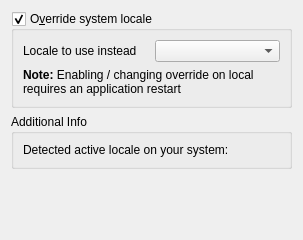
             <widget class="QWidget" name="mOptionsScrollAreaContents_09">
              <property name="geometry">
               <rect>
                <x>0</x>
                <y>0</y>
                <width>303</width>
                <height>240</height>
               </rect>
              </property>
              <layout class="QVBoxLayout" name="verticalLayout_32">
               <item>
                <widget class="QGroupBox" name="grpLocale">
                 <property name="title">
                  <string>O&amp;verride system locale</string>
                 </property>
                 <property name="checkable">
                  <bool>true</bool>
                 </property>
                 <layout class="QGridLayout" name="_12">
                  <item row="0" column="0">
                   <widget class="QLabel" name="label_5">
                    <property name="text">
                     <string>Locale to use instead</string>
                    </property>
                   </widget>
                  </item>
                  <item row="0" column="1">
                   <widget class="QComboBox" name="cboLocale"/>
                  </item>
                  <item row="1" column="0" colspan="2">
                   <widget class="QLabel" name="label_7">
                    <property name="text">
                     <string>&lt;b&gt;Note:&lt;/b&gt; Enabling / changing override on local requires an application restart</string>
                    </property>
                    <property name="wordWrap">
                     <bool>true</bool>
                    </property>
                   </widget>
                  </item>
                 </layout>
                </widget>
               </item>
               <item>
                <widget class="QGroupBox" name="groupBox_12">
                 <property name="title">
                  <string>Additional Info</string>
                 </property>
                 <layout class="QGridLayout" name="_13">
                  <item row="0" column="0">
                   <widget class="QLabel" name="lblSystemLocale">
                    <property name="text">
                     <string>Detected active locale on your system:</string>
                    </property>
                   </widget>
                  </item>
                 </layout>
                </widget>
               </item>
               <item>
                <spacer name="verticalSpacer_2">
                 <property name="orientation">
                  <enum>Qt::Vertical</enum>
                 </property>
                 <property name="sizeHint" stdset="0">
                  <size>
                   <width>20</width>
                   <height>40</height>
                  </size>
                 </property>
                </spacer>
               </item>
              </layout>
             </widget>
